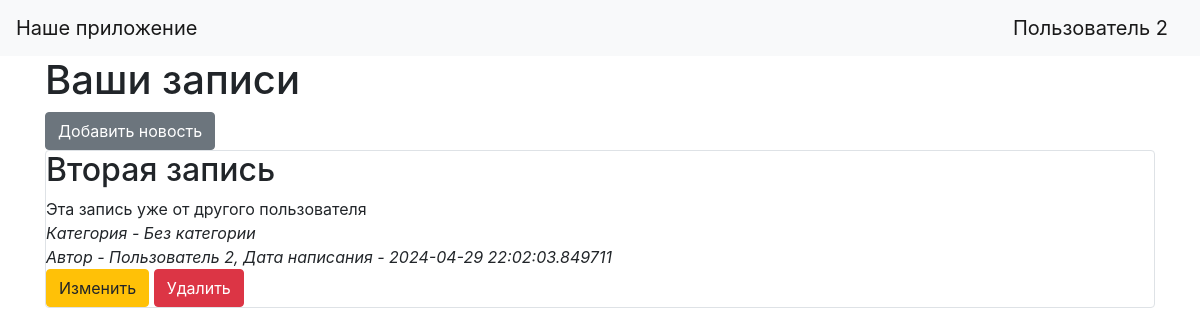
/ (signed in), run on the app's committed database.
### data/users.py (models this page shows, shortened)
class User(SqlAlchemyBase, UserMixin):
    __tablename__ = 'users'
    id = sqlalchemy.Column(sqlalchemy.Integer,
                           primary_key=True, autoincrement=True)
    name = sqlalchemy.Column(sqlalchemy.String, nullable=True)
    about = sqlalchemy.Column(sqlalchemy.String, nullable=True)
    email = sqlalchemy.Column(sqlalchemy.String,
                              index=True, unique=True, nullable=True)
    hashed_password = sqlalchemy.Column(sqlalchemy.String, nullable=True)
    created_date = sqlalchemy.Column(sqlalchemy.DateTime,
                                     default=datetime.datetime.now)
    news = orm.relationship("News", back_populates='user')

### data/news.py (models this page shows)
class News(SqlAlchemyBase):
    __tablename__ = 'news'
    id = sqlalchemy.Column(sqlalchemy.Integer,
                           primary_key=True, autoincrement=True)
    title = sqlalchemy.Column(sqlalchemy.String, nullable=True)
    content = sqlalchemy.Column(sqlalchemy.String, nullable=True)
    created_date = sqlalchemy.Column(sqlalchemy.DateTime,
                                     default=datetime.datetime.now)
    category = sqlalchemy.Column(sqlalchemy.String, nullable=True)
    is_private = sqlalchemy.Column(sqlalchemy.Boolean, default=True)
    user_id = sqlalchemy.Column(sqlalchemy.Integer,
                                sqlalchemy.ForeignKey("users.id"))
    user = orm.relationship('User')

### main.py (the view)
@app.route("/")
def index():
    db_sess = db_session.create_session()
    if current_user.is_authenticated:
        news = db_sess.query(News).filter(News.user == current_user)
    else:
        news = db_sess.query(News).filter(News.is_private != True)
    return render_template("index.html", news=news)

### data/db_session.py (called while the page is built)
def create_session() -> Session:
    global __factory
    return __factory()

### main.py (called while the page is built)
@login_manager.user_loader
def load_user(user_id):
    db_sess = db_session.create_session()
    return db_sess.query(User).get(user_id)

### templates/index.html
{% extends "base.html" %}
{% block content %}
{% if current_user.is_authenticated %}
    <h1>Ваши записи</h1>
    <a href="news" class="btn btn-secondary">Добавить новость</a>
{% else %}
    <h1>Записи в блоге</h1>
{% endif %}
{% for item in news%}
<div class="col-md6 border rounded">
    {% if item.is_private == True %}
        <h2>{{item.title}} <font color="#009100">(личная)</font></h2>
    {% else %}
        <h2>{{item.title}}</h2>
    {% endif %}
    <div>
        {{item.content}}
    </div>
    <div>
        <i>Категория - {{item.category}}</i>
    </div>
    <div>
        <i>Автор - {{item.user.name}}, Дата написания - {{item.created_date}}</i>
    </div>
    {% if current_user.is_authenticated and current_user == item.user %}
    <div>
        <a href="/news/{{ item.id }}" class="btn btn-warning">
            Изменить
        </a>
        <a href="/news_delete/{{ item.id }}" class="btn btn-danger">
            Удалить
        </a>
    </div>
    {% endif %}
</div>
{% endfor %}
{% endblock %}

### templates/base.html (shortened to what this page needs)
<!doctype html>
<html lang="en">
<head>
    <link rel="stylesheet"
          href="https://stackpath.bootstrapcdn.com/bootstrap/4.4.1/css/bootstrap.min.css"
>
</head>
<body>
<header>
    <nav class="navbar navbar-light bg-light">
        <a class="navbar-brand" href="#">Наше приложение</a>
        {% if current_user.is_authenticated %}
            <a class="navbar-brand" href="/logout">{{ current_user.name }}</a>
        {% else %}
            <p>
                <a class="btn btn-primary " href="/register">Зарегистрироваться</a>
                <a class="btn btn-success" href="/login">Войти</a>
            </p>
        {% endif %}
    </nav>
</header>
<main role="main" class="container">
    {% block content %}{% endblock %}
</main>
</body>
</html>

### data on the page
User: name "Пользователь 2"
News: title "Вторая запись", content "Эта запись уже от другого пользователя", category "Без категории", user.name "Пользователь 2", created_date "2024-04-29 22:02:03.849711"
